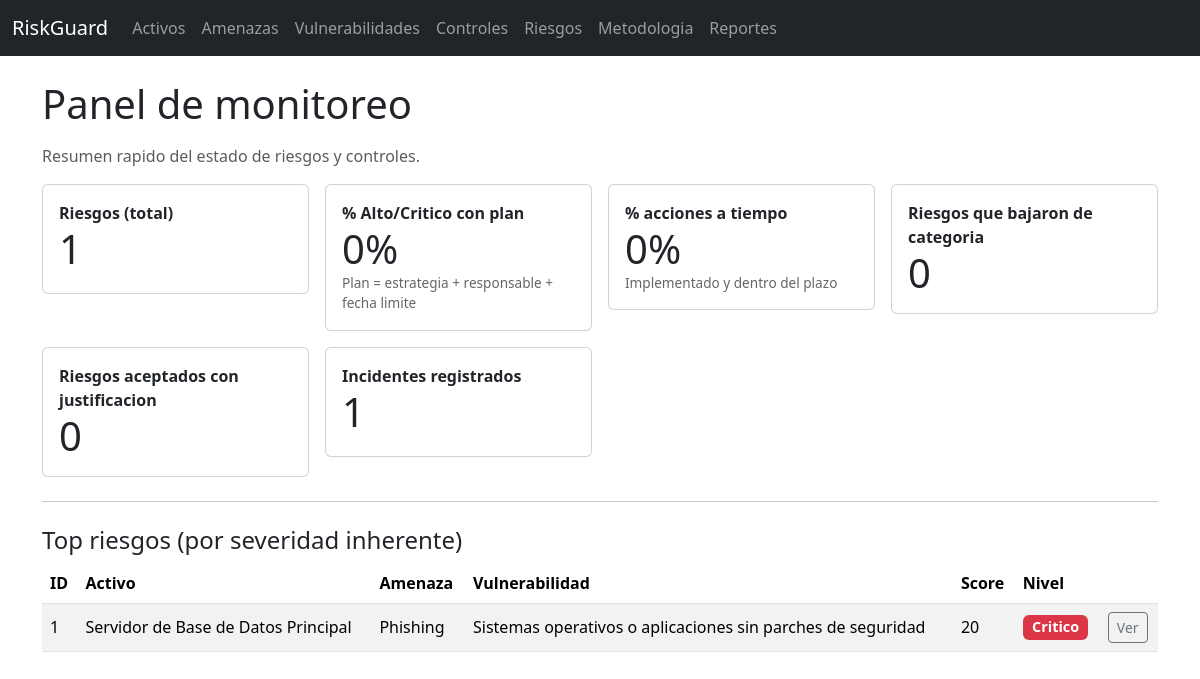
Before: / with the older database file.
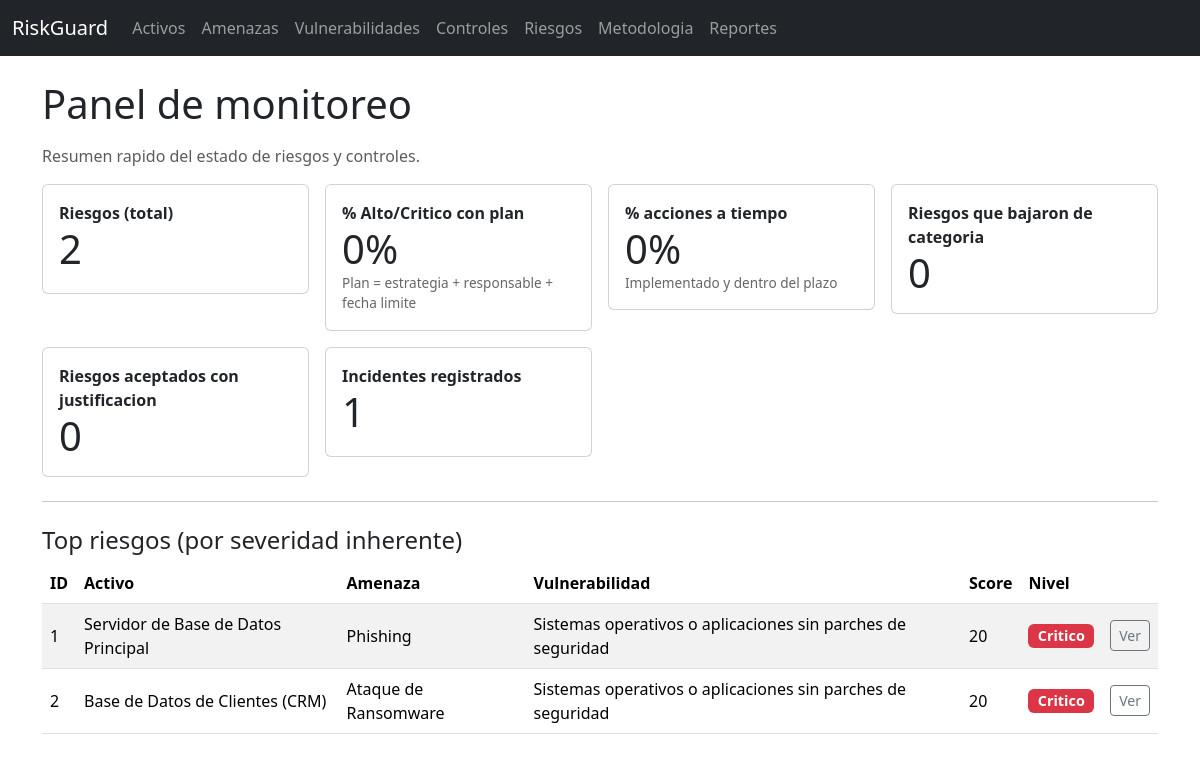
After: the same page with the newer database file.
### models.py (models this page shows)
class RiskScenario(db.Model):
    id = db.Column(db.Integer, primary_key=True)
    asset_id = db.Column(db.Integer, db.ForeignKey("asset.id"), nullable=False)
    threat_id = db.Column(db.Integer, db.ForeignKey("threat.id"), nullable=False)
    vulnerability_id = db.Column(db.Integer, db.ForeignKey("vulnerability.id"), nullable=False)
    existing_controls = db.Column(db.Text)
    probability = db.Column(db.Integer, nullable=False, default=3)  # 1-5
    impact_override = db.Column(db.Integer, nullable=True)  # 1-5 optional
    treatment_strategy = db.Column(db.String(20), nullable=True)  # Mitigar/Transferir/Aceptar/Evitar
    responsible = db.Column(db.String(120), nullable=True)
    due_date = db.Column(db.Date, nullable=True)
    status = db.Column(db.String(30), nullable=False, default="Pendiente")
    acceptance_justification = db.Column(db.Text, nullable=True)
    acceptance_approved_by = db.Column(db.String(120), nullable=True)
    residual_probability = db.Column(db.Integer, nullable=True)
    residual_impact = db.Column(db.Integer, nullable=True)
    completed_at = db.Column(db.Date, nullable=True)
    observations = db.Column(db.Text, nullable=True)
    created_at = db.Column(db.DateTime, default=datetime.utcnow)
    last_review_at = db.Column(db.DateTime, nullable=True)
    asset = db.relationship("Asset", back_populates="risks")
    threat = db.relationship("Threat")
    vulnerability = db.relationship("Vulnerability")
    proposed_controls = db.relationship("Control", secondary=risk_controls, lazy="subquery")
    incidents = db.relationship("Incident", back_populates="risk", cascade="all, delete-orphan")
    def impact_value(self) -> int:
        if self.impact_override:
            return int(self.impact_override)
        return int(self.asset.impact_value)
    def inherent_score(self) -> int:
        return int(self.probability) * int(self.impact_value())
    def inherent_level(self) -> str:
        return risk_level(self.inherent_score())
    def residual_score(self) -> int | None:
        if self.residual_probability is None and self.residual_impact is None:
            return None
        rp = int(self.residual_probability) if self.residual_probability is not None else int(self.probability)
        ri = int(self.residual_impact) if self.residual_impact is not None else int(self.impact_value())
        return rp * ri
    def residual_level(self) -> str | None:
        score = self.residual_score()
        return risk_level(score) if score is not None else None

class Asset(db.Model):
    id = db.Column(db.Integer, primary_key=True)
    name = db.Column(db.String(120), nullable=False)
    asset_type = db.Column(db.String(50), nullable=False)
    description = db.Column(db.Text)
    owner = db.Column(db.String(120))
    process = db.Column(db.String(120))
    confidentiality = db.Column(db.Integer, nullable=False, default=1)
    integrity = db.Column(db.Integer, nullable=False, default=1)
    availability = db.Column(db.Integer, nullable=False, default=1)
    created_at = db.Column(db.DateTime, default=datetime.utcnow)
    risks = db.relationship("RiskScenario", back_populates="asset", cascade="all, delete-orphan")
    @property
    def cid_total(self) -> int:
        return int(self.confidentiality) + int(self.integrity) + int(self.availability)
    @property
    def impact_value(self) -> int:
        return cid_to_impact(self.cid_total)

class Threat(db.Model):
    id = db.Column(db.Integer, primary_key=True)
    name = db.Column(db.String(120), nullable=False)
    category = db.Column(db.String(80), nullable=False)
    description = db.Column(db.Text)

class Vulnerability(db.Model):
    id = db.Column(db.Integer, primary_key=True)
    name = db.Column(db.String(120), nullable=False)
    category = db.Column(db.String(80), nullable=False)
    description = db.Column(db.Text)

### app.py (the view)
    @app.route("/")
    def index():
        risks = RiskScenario.query.all()
        total = len(risks)
        high_or_crit = [r for r in risks if r.inherent_level() in ("Alto", "Critico")]
        with_plan = [r for r in high_or_crit if r.treatment_strategy and r.responsible and r.due_date]
        kpi_plan = pct(len(with_plan), len(high_or_crit))
        due_actions = [r for r in risks if r.due_date]
        on_time = [r for r in due_actions if r.status == "Implementado" and r.completed_at and r.completed_at <= r.due_date]
        kpi_ontime = pct(len(on_time), len(due_actions))
        reduced = [r for r in risks if r.residual_level() and severity_rank(r.residual_level()) < severity_rank(r.inherent_level())]
        accepted = [r for r in risks if r.treatment_strategy == "Aceptar" and r.acceptance_justification and r.acceptance_approved_by]
        incidents_count = sum(len(r.incidents) for r in risks)
        kpis = [
            KPI("Riesgos (total)", str(total)),
            KPI("% Alto/Critico con plan", kpi_plan, "Plan = estrategia + responsable + fecha limite"),
            KPI("% acciones a tiempo", kpi_ontime, "Implementado y dentro del plazo"),
            KPI("Riesgos que bajaron de categoria", str(len(reduced))),
            KPI("Riesgos aceptados con justificacion", str(len(accepted))),
            KPI("Incidentes registrados", str(incidents_count)),
        ]
        top = sorted(risks, key=lambda r: (severity_rank(r.inherent_level()), r.inherent_score()), reverse=True)[:8]
        return render_template("index.html", kpis=kpis, top_risks=top)

### app.py (called while the page is built)
def pct(a: int, b: int) -> str:
    if b <= 0:
        return "0%"
    return f"{round((a / b) * 100)}%"

### utils.py (called while the page is built)
def risk_level(score: int) -> str:
    if score <= 5:
        return "Bajo"
    if score <= 10:
        return "Medio"
    if score <= 15:
        return "Alto"
    return "Critico"

def cid_to_impact(cid_total: int) -> int:
    if cid_total <= 4:
        return 1
    if cid_total <= 7:
        return 3
    return 5

def severity_rank(level: str) -> int:
    order = {"Bajo": 1, "Medio": 2, "Alto": 3, "Critico": 4}
    return order.get(level, 0)

### templates/index.html
{% extends 'base.html' %}
{% block content %}
<h1 class="mb-3">Panel de monitoreo</h1>
<p class="text-muted">Resumen rapido del estado de riesgos y controles.</p>
<div class="row g-3">
  {% for k in kpis %}
  <div class="col-12 col-md-4 col-lg-3">
    <div class="card card-kpi">
      <div class="card-body">
        <div class="fw-semibold">{{ k.label }}</div>
        <div class="display-6">{{ k.value }}</div>
        {% if k.note %}<div class="small-muted">{{ k.note }}</div>{% endif %}
      </div>
    </div>
  </div>
  {% endfor %}
</div>
<hr class="my-4">
<h2 class="h4">Top riesgos (por severidad inherente)</h2>
<div class="table-responsive">
<table class="table table-striped">
  <thead>
    <tr>
      <th>ID</th>
      <th>Activo</th>
      <th>Amenaza</th>
      <th>Vulnerabilidad</th>
      <th>Score</th>
      <th>Nivel</th>
      <th></th>
    </tr>
  </thead>
  <tbody>
    {% for r in top_risks %}
    <tr>
      <td>{{ r.id }}</td>
      <td>{{ r.asset.name }}</td>
      <td>{{ r.threat.name }}</td>
      <td>{{ r.vulnerability.name }}</td>
      <td>{{ r.inherent_score() }}</td>
      <td>
        {% set lvl = r.inherent_level() %}
        <span class="badge badge-level {% if lvl=='Critico' %}text-bg-danger{% elif lvl=='Alto' %}text-bg-warning{% elif lvl=='Medio' %}text-bg-primary{% else %}text-bg-success{% endif %}">{{ lvl }}</span>
      </td>
      <td><a class="btn btn-sm btn-outline-secondary" href="{{ url_for('risks_detail', risk_id=r.id) }}">Ver</a></td>
    </tr>
    {% endfor %}
  </tbody>
</table>
</div>
{% endblock %}

Changed rows visible on the page:
added RiskScenario: id "2", asset.name "Base de Datos de Clientes (CRM)", threat.name "Ataque de Ransomware", vulnerability.name "Sistemas operativos o aplicaciones sin parches de seguridad", inherent_score "20", lvl "Critico"
Other visible differences:
new list line: "Riesgos (total) 2"
list line gone: "Riesgos (total) 1"
